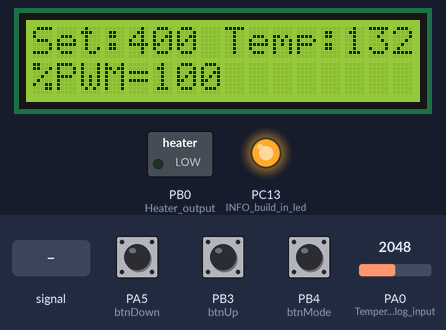
The sketch below on a simulated STM32 Blue Pill. On the bench: 16×2 character LCD, switched loads named in the sketch (green lamp = pin HIGH), output pins drawn as LEDs (lit = HIGH). Inputs (shaded band) come from the test bench; at power-on: PA0 (Temperature_analog_input) = 2048, PB4 (btnMode) HIGH, PA5 (btnDown) HIGH, PB3 (btnUp) HIGH. What the sketch prints to the serial monitor is not drawn.

Above: at 6.6 s.
6.7 s: PA0 (Temperature_analog_input) set to 3603
At 8.1 s:
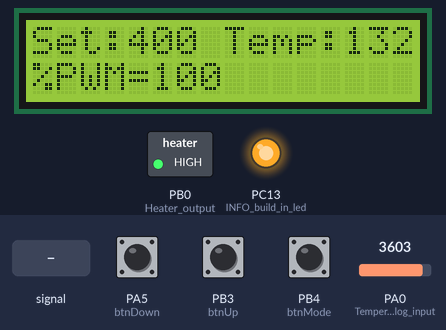
11.3 s: PB4 (btnMode) pulled LOW for 3.2 s
At 14.4 s:
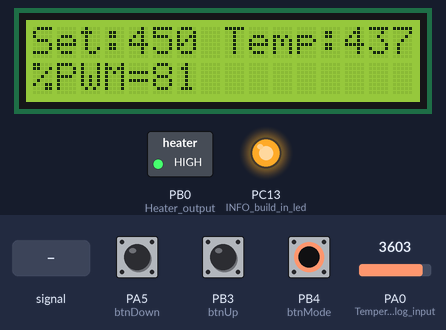
19.1 s: PA0 (Temperature_analog_input) set to 2047
At 19.5 s:
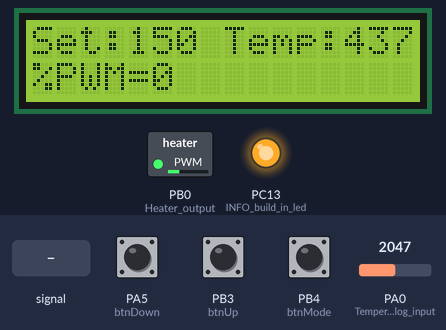
21.1 s: PA0 (Temperature_analog_input) fed a 2 Hz sine of ±1228 counts around its level
At 24.1 s:
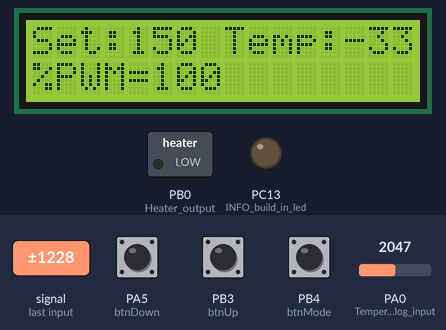
25.4 s: PA5 (btnDown) pulled LOW for 1 s
27.0 s: PB3 (btnUp) pulled LOW for 1 s
At 31.46 s:
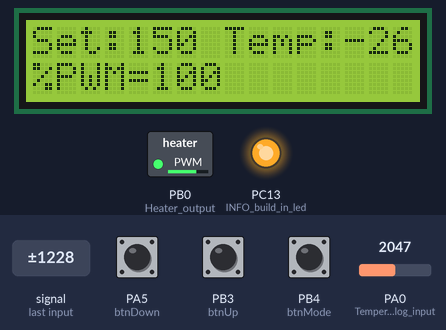
Timing chart, 0 to 44.3 s (numbered marks = the images above; inputs shaded):
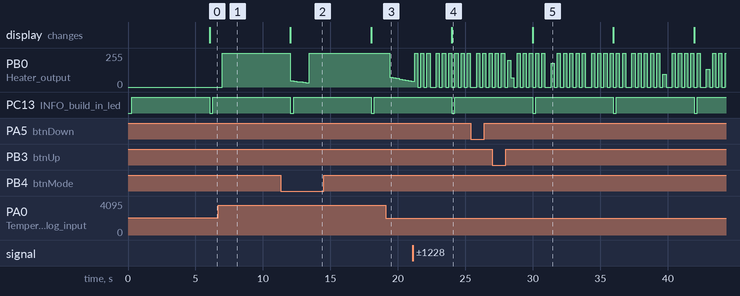

The sketch:

V.1.2.ino
```cpp
/*
  Soldering Iron Controller
  To change controler mode press UP and DOWN at the same time !!!
  24.4.2014. Milos.
  Rewrited
  22.01.2020 M.Dudek mr.m.dudek@gmail.com v.1.2
  // change PWM freq to 135Hz, add lcd clear every 60s,
 */

//--include the library code:
#include <LiquidCrystal.h>
// initialize the library with the numbers of the interface pins
LiquidCrystal lcd(PB8, PB9 , PB12, PB13, PB14, PB15); // RS,EN,D4,D5,D6,D7

//--define
#define btnMode PB4     // the number of the pushbutton pin
#define btnUp  PB3     // the number of the pushbutton pin
#define btnDown PA5     // the number of the pushbutton pin
#define btnADD  PA6     // the number of the pushbutton pin
#define INFO_build_in_led PC13     // the number of build in led
#define Additional_1 PA3    // the number of..
#define Additional_2 PA4    // the number of..
#define pwmHeater PB0      // the number of the PWM pin
#define BUILD_LED PC13

//-- global variables
float fTemp = 0.0;   // Temperature [C]
float fVoltage; // Voltage from Ain0
float fLSB = 0.0 ; // one LowSiginificantBit [V], (5/1024=0.0048828125)
float fTime = 0.0; // Time
float fTimeSampling;
float fTimeLast;
int iCycleCounter=0; //Counter of cycles for printing on display
//--ADC info
const float fADResolution = 4096.0; // for 10 bit AD converter
const float fADMax = 3.3; // AD convertor max range
//--PID
const float fKp = 10; //proportional gian (Value tested with HQ Soldering Iron = 10 )
const float fKi = 1; //integral gian (Value tested with HQ Soldering Iron = 1)
const float fKd = 0.0; //derivative gian (Value tested with HQ Soldering Iron = 10)
//--Graphic
const int iHowManyCyclesToRefreshDisplay = 26; //Printing on Display after specified number of sampling cycles
const int iSerialSend = 1; //0-don't send, 1-send to serial
//--Temperature calculation
  // 0 oC - 1,105V
  // 85oC - 1,455
float fTb = -268.35;  // Ambient temperature [C] (b coefficient in y=ax+b, y=temperature,x=input_voltage)
float fTa = 242.85; // [degC/LSB] (a coefficient in y=ax+b, y=temperature,x=input_voltage)
//-- Temperature set
float fTSet = 400.0; // Set point [C]
//-- Type of work
int iPID_or_OnOff = 0; //0=PWM, 1=OnOff  !!!!! HERE THE INITIAL CONTROLER IS SET !!!!
//--PID
float fEk = 0.0; //current error
float fEk_1 = 0.0; //last error
float fPWM; //output PWM
float fIntegralTerm =0.0;

HardwareTimer pwmtimer2(3);

void setup() {
  fLSB = fADMax / fADResolution; // one LowSiginificantBit [V], (3.3/4096=0.000805664)
  lcd.begin(16, 2);   // set up the LCD's number of columns and rows:
  pinMode(PB0, PWM); // Heater output
  pinMode(INFO_build_in_led, OUTPUT); // Build in led to show if OnOff regulation work
  pinMode(btnMode, INPUT_PULLUP);
  pinMode(btnUp, INPUT_PULLUP);
  pinMode(btnDown, INPUT_PULLUP);
  pinMode(btnADD, INPUT_PULLUP);
  pinMode(PA0, INPUT_ANALOG); // Temperature analog input
  Serial.begin(9600);

pwmtimer2.pause();
pwmtimer2.setPrescaleFactor(16);
pwmtimer2.setOverflow(65535);
pwmtimer2.refresh();
pwmtimer2.resume();

  fTimeLast = millis();
}

float fMeasureOversampling() {
  float fSum = 0.0;
  for (int i=1; i <= 2048; i++){
    fSum = fSum + analogRead(PA0);
  }
  return fSum / 2048 ;
}

float fLimit (float fPromenljiva, float fMax, float fMin){ //Saturation function
  if (fPromenljiva > fMax)  {  fPromenljiva = fMax ; }
  if (fPromenljiva < fMin)  {  fPromenljiva = fMin ; }
  return fPromenljiva ;
}

float fSimplePID() {
  // calculate PID command, first calculate the coeficients
  float fSimplePID;
  fIntegralTerm = fIntegralTerm + fKi * fEk * fTimeSampling;
  fIntegralTerm = fLimit(fIntegralTerm, 255.0, 0.0);
  fSimplePID = fKp * fEk + fIntegralTerm + fKd * (fEk - fEk_1); // SimplePID
  fSimplePID = fLimit(fSimplePID, 255.0, 0.0);
  if ((fEk > 20)){
    fSimplePID = 255.0;
    }
  return 255-fSimplePID;
}

void RefreshDisplay() {
  lcd.setCursor(0, 0);
  lcd.print("Set:    Temp:   ");
  lcd.setCursor(4, 0);
  lcd.print(fTSet,0);
  lcd.setCursor(13, 0);
  lcd.print(fTemp,0);

  if (iPID_or_OnOff == 0)  {   //PID is active controler

    lcd.setCursor(0, 1);
    lcd.print("%PWM=    ");
    lcd.setCursor(5, 1);
    lcd.print(100-(fPWM/2.55),0);

  }
  if (iPID_or_OnOff == 1)  {   //OnOff is active controler
    lcd.setCursor(0, 1);
    if (fEk < 0) { lcd.print("Off");     }
    else         { lcd.print("On ");   }
  }
}

void SerialSend() {
  Serial.print("Time:");
  Serial.print(fTime,3);
  Serial.print(",TSet:");
  Serial.print(fTSet,1);
  Serial.print(",Temp:");
  Serial.print(fTemp,2);
  Serial.print(",Voltage:");
  Serial.print(fVoltage,3);
  Serial.print(",PWM%:");
  Serial.println(100-(fPWM/2.55));
}

void Buttons() {
  if ((digitalRead(btnUp) == LOW) && (digitalRead(btnDown) == HIGH )) {
      fTSet = fTSet + 2.0 ;
      if (fTSet > 450.0)  {       fTSet = 450.0 ; }  //LIMIT to 450 degC
  }
  if ((digitalRead(btnUp) == HIGH) && (digitalRead(btnDown) == LOW )) {
      fTSet = fTSet - 2.0 ;
      if (fTSet < 0.0)  {    fTSet = 0.0 ; } //LIMIT to 0
  }
  if ((digitalRead(btnUp) == LOW) && (digitalRead(btnDown) ==LOW )) {
      iPID_or_OnOff++ ; //increment
      if (iPID_or_OnOff > 1)  {     iPID_or_OnOff = 0; } //then reset it to 0
  }
  if (digitalRead(btnMode) == LOW) {
    fTSet = fTSet + 5.0;
    if (fTSet < 150.0) {
        fTSet = 150.0 ;
      }
      if ( (fTSet > 150.0) && (fTSet < 280.0 ) ) {  fTSet = 280.0 ;   }
      else if ( (fTSet > 280.0) && (fTSet < 320.0 ) ) {  fTSet = 320.0 ;   }
      else if ( (fTSet > 320.0) && (fTSet < 350.0 ) ) {  fTSet = 350.0 ;   }
      else if ( (fTSet > 350.0) && (fTSet < 380.0 ) ) {  fTSet = 380.0 ;   }
      else if ( (fTSet > 380.0) && (fTSet < 400.0 ) ) {  fTSet = 400.0 ;   }
      else if ( (fTSet > 400.0) && (fTSet < 450.0 ) ) {  fTSet = 450.0 ;   }
      else if (  fTSet > 450.0)                       {  fTSet = 0.0 ;     }
  }
}

void loop() {
  fTime = millis() / 1000.0 ;
  fTimeSampling = fTime - fTimeLast;
  fTimeLast = fTime ;

  fVoltage = fMeasureOversampling() * fLSB; // read the input pin and calculate Voltage
  fTemp = fTa * fVoltage + fTb;    // calculate the Temperature

  fEk = fTSet - fTemp; //error for simple PID

  if (iPID_or_OnOff == 1 )  { //On-Off regulator  // simple ON-OFF control, works well (about +8 and -2 degC about SetPoint)
    if (fEk < 0)
    {
      digitalWrite(PB0,HIGH);// inverted logic
      digitalWrite(INFO_build_in_led,HIGH);// if High led is off
    }
    else         {
      digitalWrite(PB0,LOW);// inverted logic
      digitalWrite(INFO_build_in_led,LOW);  // if low led is on
      }
  }

  if (iPID_or_OnOff == 0 )  { //PID regulator
    fPWM = fSimplePID(); //calculate PID command
    fEk_1 = fEk;  //store the last error
    pwmWrite(pwmHeater, (fPWM*65535.0/255.0));  //execute the command
  }


  if (iSerialSend == 1)  {  SerialSend() ; } //print on UART, serial port
  iCycleCounter++; //increment cycle counter
      if (iPID_or_OnOff == 0 )
    {digitalWrite(PC13,HIGH);
    }
  if ((iCycleCounter%5) == 0)
  {    Buttons(); //read the buttons
  }
  if ((((int)(fTime)) % 60) == 0)
  {
    lcd.clear();
  }
  if (iCycleCounter >= iHowManyCyclesToRefreshDisplay )  { //print od dislplay
    RefreshDisplay() ;
    if (iPID_or_OnOff == 0 )
    {digitalWrite(PC13,LOW);
    }
    iCycleCounter = 0; //reset counter
  }
//  delay(100); //omitted - goes on approx 0.144 seconds per cycle
}
```

Measured:
- after the input at 6.7 s, PB0 (Heater_output): 0/255 → 255/255 after 0.27 s
- after the input at 11.3 s, PB0 (Heater_output): 255/255 → 48/255 after 0.73 s, → 44/255 0.23 s later, → 41/255 0.23 s later, → 38/255 0.23 s later, … (7 changes in this stretch); the display: changes after 0.73 s (image 2)
- after the input at 19.1 s, PB0 (Heater_output): moves from 255/255 to 43/255 over 1.6 s, starting after 0.29 s
- after the input at 21.1 s, the display: changes after 2.9 s (image 4)
- by itself, PC13 (INFO_build_in_led): alternates HIGH for 5.7 s and LOW for 0.23 s
